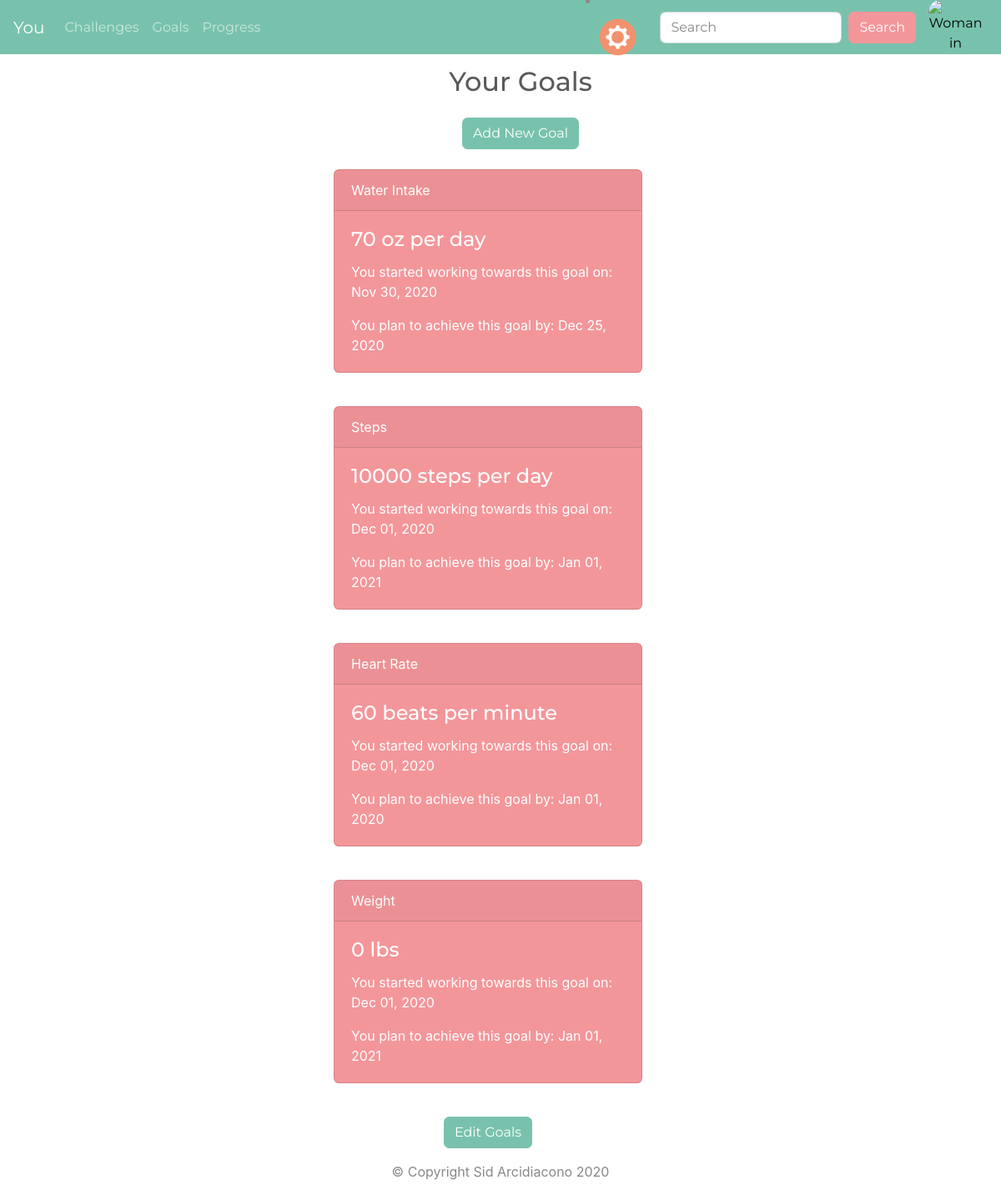
The page /goals (signed in) on the database as committed earlier.
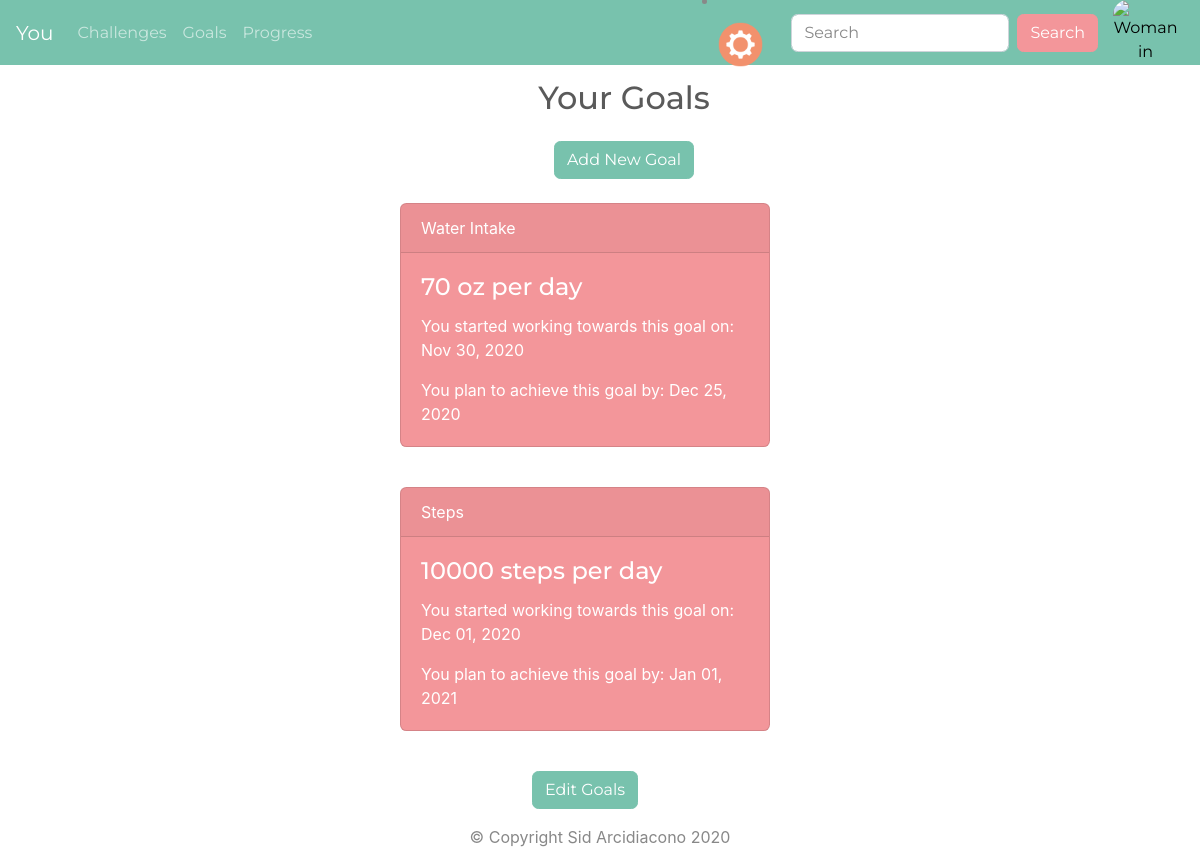
The same page on the database as committed later.
### you_app/models.py (models this page shows, shortened)
class Goal(db.Model):
    id = db.Column(db.Integer, primary_key=True)
    category = db.Column(db.String(40), nullable=False)
    goal = db.Column(db.Integer, nullable=False, default=0)
    start_date = db.Column(db.DateTime, default=datetime.now)
    end_date = db.Column(db.DateTime, default=datetime.now)
    user_baseline = db.Column(db.Integer, default=0, nullable=False)
    daily_goal_percent = db.Column(db.Integer, default=0)
    percent_complete = db.Column(db.Integer, default=0)
    percentile_friends = db.Column(db.Integer, default=0)
    daily_expected_improvement = db.Column(db.Integer, default=0)
    set_daily_expected = db.Column(db.DateTime, default=date.today())
    daily_expected_intake = db.Column(db.Integer, default=0)
    user_id = db.Column(db.Integer, db.ForeignKey("user.id"))
    def daily_expected(self):
        days_to_accomplish = (self.end_date - self.start_date).days
        improvement_needed = self.goal - self.user_baseline
        if improvement_needed < 0:
            print(f"Negative improvement needed: {improvement_needed}")
            improvement_needed = self.user_baseline - self.goal
        self.daily_expected_improvement = math.ceil(
            improvement_needed / days_to_accomplish
        )
        return self.daily_expected_improvement
    def set_daily_expected_intake(self):
        if not self.daily_expected_intake:
            self.daily_expected_intake = (
                self.user_baseline + self.daily_expected_improvement
            )
        elif (
            datetime.strptime(str(date.today()), "%Y-%m-%d")
            - self.set_daily_expected
        ).days > 1 and self.daily_expected_intake:
            self.daily_expected_intake += self.daily_expected_improvement
        return self.daily_expected_intake

### you_app/goals/routes.py (the view)
@goal.route("/goals")
@login_required
def goals():
    goals = Goal.query.filter_by(user_id=current_user.id).all()
    for goal in goals:
        goal.daily_expected()
        goal.set_daily_expected_intake()
        db.session.commit()
    return render_template("goals.html", goals=goals)

### you_app/models.py (called while the page is built)
@login_manager.user_loader
def user_loader(user_id):
    return User.query.filter_by(id=user_id).first()

### you_app/templates/goals.html (shortened to what this page needs)
{% extends 'base.html' %}
{% block content %}
<div class="container-fluid w-100 p-0">
  <div class="row w-100 justify-content-center m-4">
    <div class="col-md-6 justify-content-center text-center">
      <h2 class="mb-4">Your Goals</h2>
      <button type="button" class="btn btn-primary m-auto" id="start-modal-btn">Add New Goal</button>
    </div>
  </div>
  {% if goals %}
  {% for goal in goals %}
  <div class="row w-100">
    <div class="col-md-4 ml-auto mr-auto mb-4">
      <div class="card text-white bg-secondary mb-3">
        <div class="card-header">{{ goal.category }}</div>
        <div class="card-body">
          {% if goal.category == "Water Intake" %}
          <h4 class="card-title">{{ goal.goal }} oz per day</h4>
          {% elif goal.category == "Steps" %}
          <h4 class="card-title">{{ goal.goal }} steps per day</h4>
          {% elif goal.category == "Heart Rate" %}
          <h4 class="card-title">{{ goal.goal }} beats per minute</h4>
          {% elif goal.category == "Calories" %}
          <h4 class="card-title">{{ goal.goal }} calories per day</h4>
          {% elif goal.category == "Weight" %}
          <h4 class="card-title">{{ goal.goal }} lbs</h4>
          {% endif %}
          <p class="card-text">You started working towards this goal on: {{ goal.start_date.strftime('%b %d, %Y') }}</p>
          <p class="card-text">You plan to achieve this goal by: {{ goal.end_date.strftime('%b %d, %Y') }}</p>
        </div>
      </div>
    </div>
  </div>
  {% endfor %}
  <div class="row w-100 justify-content-center">
    <div class="col-md-4 ml-auto mr-auto text-center">
      <button type="button" class="btn btn-primary open-edit-goal">Edit Goals</button>
    </div>
  </div>
  {% else %}
  <div class="row w-100 justify-content-center">
    <div class="col-md-6 text-center">
      <h5 class="log-in-msg">You haven't added any goals yet. Try adding one!</h5>
    </div>
  </div>
  {% endif %}
</div>
{% endblock %}

### you_app/templates/base.html (shortened to what this page needs)
<!DOCTYPE html>
<html lang="en" dir="ltr">
<head>
  <link rel="stylesheet" href="{{ url_for('static', filename='css/bootstrap.css') }}">
  <link rel="stylesheet" href="{{ url_for('static', filename='css/styles.css') }}">
</head>
<body>
  <header>
    <nav class="navbar navbar-expand-lg navbar-dark bg-primary mb-4">
      <a class="navbar-brand navbar-item active" href="{{ url_for('main.homepage') }}">You</a>
      <div class="collapse navbar-collapse" id="navbarColor01">
        <ul class="navbar-nav mr-auto">
          {% if current_user.is_authenticated %}
          <li class="nav-item">
            <a class="nav-link" href="{{ url_for('challenge.challenges') }}">Challenges</a>
          </li>
          <li class="nav-item">
            <a class="nav-link" href="{{ url_for('goal.goals') }}">Goals</a>
          </li>
          <li class="nav-item">
            <a class="nav-link" href="{{ url_for('progress.progress_page') }}">Progress</a>
          </li>
          {% endif %}
        </ul>
        <li class="nav-item dropdown">
          <a class="nav-link dropdown-toggle" data-toggle="dropdown" href="#" role="button" aria-haspopup="true" aria-expanded="false">{% if current_user.is_authenticated %}<img src="{{ url_for('static', filename='assets/settings.png') }}"
              alt="Gear icon" id="settings-dropdown"></a>
            {% else %}<button type="button" class="btn btn-primary" id="settings-dropdown">Get Started!</button></a>
            <div class="dropdown-menu">
              <a class="dropdown-item" href="{{ url_for('user.login') }}">Log In</a>
              <a class="dropdown-item" href="{{ url_for('user.register') }}">Sign Up</a>
              {% endif %}
        </li>
        {% if current_user.is_authenticated %}
        <form class="form-inline my-2 my-lg-0">
          <input class="form-control mr-sm-2" type="text" placeholder="Search">
          <button class="btn btn-secondary my-2 my-sm-0" type="submit">Search</button>
        </form>
        <button type="button" id="open-glance" class="img-btn"><img src="{{ url_for('static', filename='assets/default_profile_pic.jpg') }}" alt="Woman in fitness gear outside" class="profile-pic"></button>
        {% endif %}
      </div>
    </nav>
  </header>
  {% block content %}{% endblock %}
  <footer class="page-footer font-small">
    <div class="footer-copyright text-center py-3">
      © Copyright Sid Arcidiacono 2020
    </div>
  </footer>
</body>
</html>

### you_app/static/css/styles.css (style rules this page uses)
:root { --primary: #B0D9CA; --secondary: #F2916D; }
header { height: 55px; }
.profile-pic { max-width: 65px; max-height: 65px; border-radius: 15px; }
.img-btn { background-color: transparent; border: none; padding-left: 15px; }
.img-btn img { width: 50px; height: 50px; }
#settings-dropdown { max-height: 45px; }

Rows that differ between the two databases and show on the page:
removed Goal: category "Heart Rate", goal "60", start_date "Dec 01, 2020", end_date "Jan 01, 2020"
removed Goal: category "Weight", goal "0", start_date "Dec 01, 2020", end_date "Jan 01, 2021"
